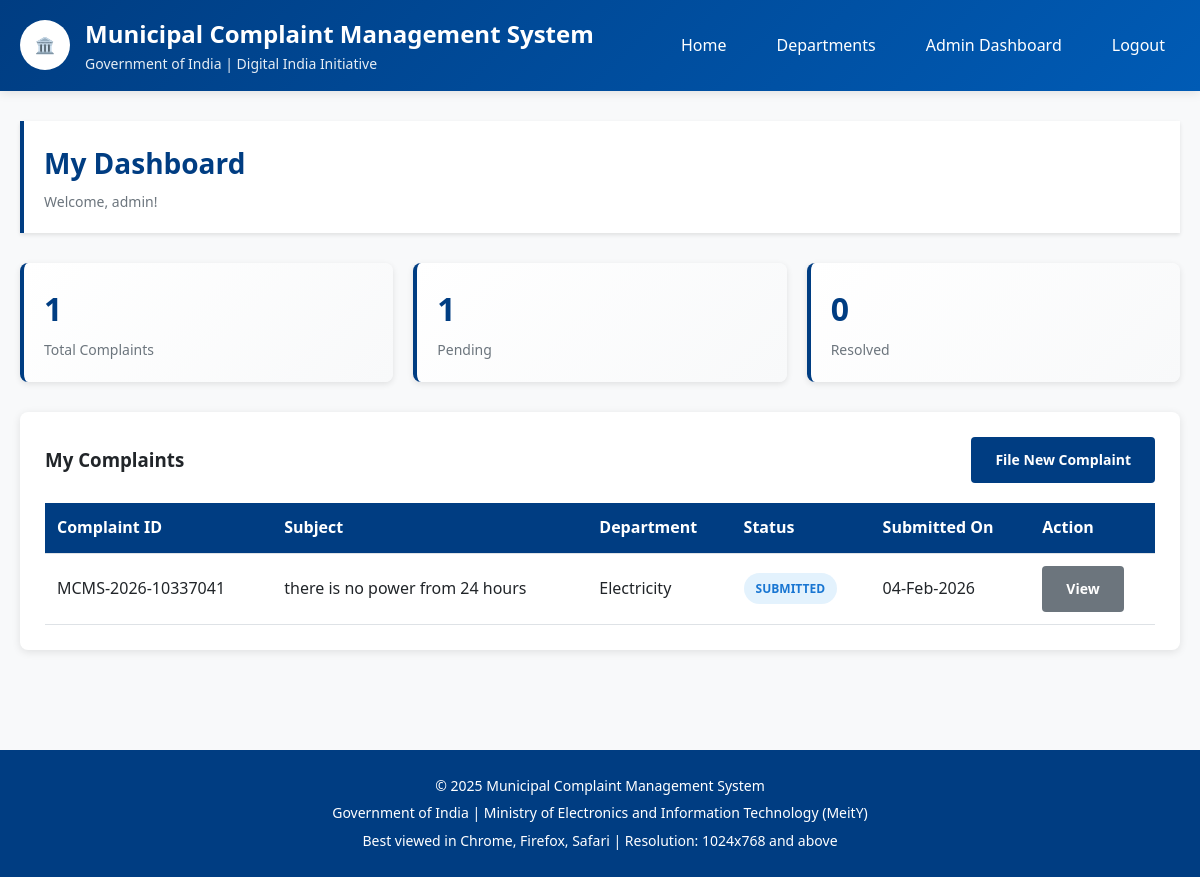
The page /complaints/dashboard/ (signed in) on the database its author committed.
### accounts/models.py (models this page shows, shortened)
class Citizen(AbstractBaseUser, PermissionsMixin):
    username = models.CharField(max_length=150, unique=True, db_index=True)
    email = models.EmailField(unique=True, db_index=True)
    mobile = models.CharField(max_length=15, unique=True)
    is_active = models.BooleanField(default=True)
    is_staff = models.BooleanField(default=False)
    is_verified = models.BooleanField(default=False)
    date_joined = models.DateTimeField(default=timezone.now)
    last_login = models.DateTimeField(null=True, blank=True)
    otp = models.CharField(max_length=6, null=True, blank=True)
    otp_created_at = models.DateTimeField(null=True, blank=True)
    objects = CitizenManager()
    USERNAME_FIELD = 'username'
    REQUIRED_FIELDS = ['email', 'mobile']
    class Meta:
        db_table = 'citizens'
        verbose_name = 'Citizen'
        verbose_name_plural = 'Citizens'
        ordering = ['-date_joined']

### complaints/models.py (models this page shows, shortened)
class Complaint(models.Model):
    STATUS_CHOICES = [
        ('SUBMITTED', 'Submitted'),
        ('UNDER_REVIEW', 'Under Review'),
        ('IN_PROGRESS', 'In Progress'),
        ('RESOLVED', 'Resolved'),
        ('CLOSED', 'Closed'),
    ]
    complaint_id = models.CharField(
        max_length=50,
        unique=True,
        default=generate_complaint_id,
        editable=False,
        db_index=True
    )
    citizen = models.ForeignKey(
        settings.AUTH_USER_MODEL,
        on_delete=models.PROTECT,
        related_name='complaints'
    )
    department = models.ForeignKey(
        Department,
        on_delete=models.PROTECT,
        related_name='complaints'
    )
    ward_number = models.CharField(max_length=10)
    area = models.CharField(max_length=200)
    landmark = models.CharField(max_length=200, blank=True)
    subject = models.CharField(max_length=200)
    description = models.TextField()
    proof_file = models.FileField(
        upload_to=complaint_proof_upload_path,
        blank=True,
        null=True
    )
    status = models.CharField(
        max_length=20,
        choices=STATUS_CHOICES,
        default='SUBMITTED',
        db_index=True
    )
    official_remarks = models.TextField(blank=True)
    officer = models.ForeignKey(
        settings.AUTH_USER_MODEL,
        on_delete=models.SET_NULL,
        null=True,
        blank=True,
        related_name='assigned_complaints'
    )
    resolution_notes = models.TextField(blank=True)
    resolution_proof = models.FileField(
        upload_to=resolution_proof_upload_path,
        blank=True,
        null=True
    )
    submitted_at = models.DateTimeField(auto_now_add=True, db_index=True)
    last_updated = models.DateTimeField(auto_now=True)
    reviewed_at = models.DateTimeField(null=True, blank=True)
    in_progress_at = models.DateTimeField(null=True, blank=True)
    resolved_at = models.DateTimeField(null=True, blank=True)
    closed_at = models.DateTimeField(null=True, blank=True)
    is_archived = models.BooleanField(default=False)
    class Meta:
        db_table = 'complaints'
        verbose_name = 'Complaint'
        verbose_name_plural = 'Complaints'
        ordering = ['-submitted_at']
        indexes = [
            models.Index(fields=['complaint_id']),
            models.Index(fields=['status', 'submitted_at']),
            models.Index(fields=['department', 'status']),
        ]
    def get_status_display_class(self):
        status_classes = {
            'SUBMITTED': 'status-submitted',
            'UNDER_REVIEW': 'status-review',
            'IN_PROGRESS': 'status-progress',
            'RESOLVED': 'status-resolved',
            'CLOSED': 'status-closed',
        }
        return status_classes.get(self.status, 'status-default')

### departments/models.py (models this page shows, shortened)
class Department(models.Model):
    DEPARTMENT_CHOICES = [
        ('WATER_SUPPLY', 'Water Supply'),
        ('ROADS_TRANSPORT', 'Roads & Transport'),
        ('SANITATION', 'Sanitation'),
        ('ELECTRICITY', 'Electricity'),
        ('PUBLIC_HEALTH', 'Public Health'),
    ]
    code = models.CharField(
        max_length=50,
        choices=DEPARTMENT_CHOICES,
        unique=True,
        primary_key=True
    )
    name = models.CharField(max_length=100)
    description = models.TextField(blank=True)
    head_of_department = models.CharField(max_length=100, blank=True)
    contact_number = models.CharField(max_length=15, blank=True)
    email = models.EmailField(blank=True)
    is_active = models.BooleanField(default=True)
    created_at = models.DateTimeField(auto_now_add=True)
    updated_at = models.DateTimeField(auto_now=True)
    class Meta:
        db_table = 'departments'
        verbose_name = 'Department'
        verbose_name_plural = 'Departments'
        ordering = ['name']

### complaints/views.py (the view)
# urls.py: path('dashboard/', views.citizen_dashboard, name='dashboard'),
@login_required
def citizen_dashboard(request):
    complaints = Complaint.objects.filter(
        citizen=request.user,
        is_archived=False
    ).select_related('department')
    total_complaints = complaints.count()
    pending_complaints = complaints.exclude(status__in=['RESOLVED', 'CLOSED']).count()
    resolved_complaints = complaints.filter(status__in=['RESOLVED', 'CLOSED']).count()
    context = {
        'complaints': complaints,
        'total_complaints': total_complaints,
        'pending_complaints': pending_complaints,
        'resolved_complaints': resolved_complaints,
    }
    return render(request, 'complaints/dashboard.html', context)

### templates/complaints/dashboard.html (shortened to what this page needs)
{% extends 'base/base.html' %}
{% block content %}
<div class="page-header">
    <h2>My Dashboard</h2>
    <p>Welcome, {{ user.username }}!</p>
</div>
<div class="stats-grid">
    <div class="stat-card">
        <h3>{{ total_complaints }}</h3>
        <p>Total Complaints</p>
    </div>
    <div class="stat-card">
        <h3>{{ pending_complaints }}</h3>
        <p>Pending</p>
    </div>
    <div class="stat-card">
        <h3>{{ resolved_complaints }}</h3>
        <p>Resolved</p>
    </div>
</div>
<div class="card">
    <div style="display: flex; justify-content: space-between; align-items: center; margin-bottom: 20px;">
        <h3>My Complaints</h3>
        <a href="{% url 'complaints:submit' %}" class="btn btn-primary">File New Complaint</a>
    </div>
    <div class="table-container">
        <table class="data-table">
            <thead>
                <tr>
                    <th>Complaint ID</th>
                    <th>Subject</th>
                    <th>Department</th>
                    <th>Status</th>
                    <th>Submitted On</th>
                    <th>Action</th>
                </tr>
            </thead>
            <tbody>
                {% for complaint in complaints %}
                <tr>
                    <td>{{ complaint.complaint_id }}</td>
                    <td>{{ complaint.subject|truncatewords:8 }}</td>
                    <td>{{ complaint.department.name }}</td>
                    <td><span class="status-badge {{ complaint.get_status_display_class }}">{{ complaint.get_status_display }}</span></td>
                    <td>{{ complaint.submitted_at|date:"d-M-Y" }}</td>
                    <td><a href="{% url 'complaints:detail' complaint.complaint_id %}" class="btn btn-secondary">View</a></td>
                </tr>
                {% empty %}
                <tr><td colspan="6" class="text-center">No complaints filed yet.</td></tr>
                {% endfor %}
            </tbody>
        </table>
    </div>
</div>
{% endblock %}

### static/css/style.css (style rules this page uses)
:root { --primary-color: #003d82; --secondary-color: #ff9933; --success-color: #28a745; --danger-color: #dc3545; --warning-color: #ffc107; --info-color: #17a2b8; --light-gray: #f8f9fa; --border-color: #dee2e6; --text-dark: #212529; --text-muted: #6c757d; --white: #ffffff; }
* { margin: 0; padding: 0; box-sizing: border-box; }
body { font-family: 'Segoe UI', Tahoma, Geneva, Verdana, sans-serif; font-size: 16px; line-height: 1.6; color: var(--text-dark); background-color: var(--light-gray); }
.page-header { background-color: var(--white); padding: 20px; margin-bottom: 30px; border-left: 4px solid var(--primary-color); box-shadow: 0 2px 4px rgba(0, 0, 0, 0.1); }
.page-header h2 { color: var(--primary-color); font-size: 28px; margin-bottom: 5px; }
.page-header p { color: var(--text-muted); font-size: 14px; }
.card { background-color: var(--white); border-radius: 8px; box-shadow: 0 2px 8px rgba(0, 0, 0, 0.1); padding: 25px; margin-bottom: 20px; }
.stats-grid { display: grid; grid-template-columns: repeat(auto-fit, minmax(250px, 1fr)); gap: 20px; margin-bottom: 30px; }
.stat-card { background: linear-gradient(135deg, var(--white), var(--light-gray)); border-left: 4px solid var(--primary-color); padding: 20px; border-radius: 8px; box-shadow: 0 2px 6px rgba(0, 0, 0, 0.1); transition: transform 0.3s; }
.stat-card h3 { font-size: 32px; color: var(--primary-color); margin-bottom: 5px; }
.stat-card p { color: var(--text-muted); font-size: 14px; }
.btn { display: inline-block; padding: 12px 24px; font-size: 14px; font-weight: 600; text-align: center; text-decoration: none; border: none; border-radius: 4px; cursor: pointer; transition: all 0.3s; }
.btn-primary { background-color: var(--primary-color); color: var(--white); }
.btn-secondary { background-color: var(--text-muted); color: var(--white); }
.status-badge { display: inline-block; padding: 6px 12px; border-radius: 20px; font-size: 12px; font-weight: 600; text-transform: uppercase; }
.status-submitted { background-color: #e3f2fd; color: #1976d2; }
.table-container { overflow-x: auto; }
.data-table { width: 100%; border-collapse: collapse; background-color: var(--white); }
.data-table th, .data-table td { padding: 12px; text-align: left; border-bottom: 1px solid var(--border-color); }
.data-table th { background-color: var(--primary-color); color: var(--white); font-weight: 600; }

### rows shown on the page
Citizen: username "admin"
Complaint: complaint_id "MCMS-2026-10337041", subject "there is no power from 24 hours", department.name "Electricity", status "SUBMITTED", submitted_at "04-Feb-2026"

### other values the page prints
{{ total_complaints }} "1"
{{ pending_complaints }} "1"
{{ resolved_complaints }} "0"
